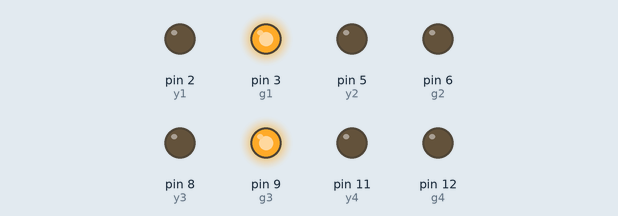
Bench run of a sketch on a simulated Arduino Uno, built with avr-gcc and run on an emulated ATmega328P. On the bench: output pins drawn as LEDs (lit = HIGH). Pins used as bus, display or sensor lines are not drawn.

Above: at 2.5 s.
At 5.5 s:
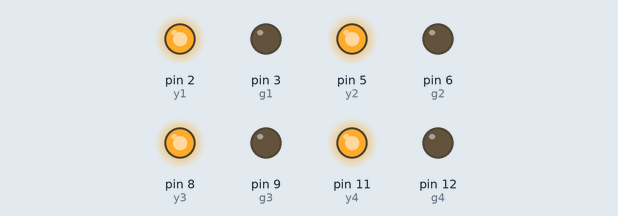
At 8.5 s:
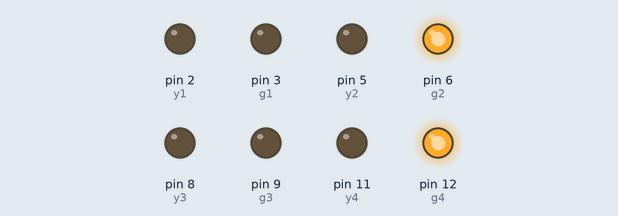
Timing chart, 0 to 15.6 s (numbered marks = the images above):
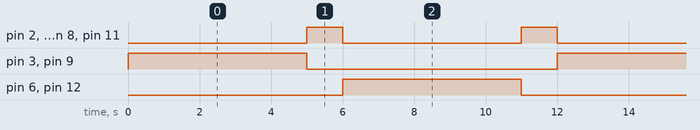

The sketch:

Traffic_Light_System_Code.ino
```cpp
int r1 = 1;
int y1 = 2;
int g1 = 3;
int r2 = 4;
int y2 = 5;
int g2 = 6;
int r3 = 7;
int y3 = 8;
int g3 = 9;
int r4 = 10;
int y4 = 11;
int g4 = 12;


void setup() {
pinMode (r1, OUTPUT);
pinMode (y1, OUTPUT);
pinMode (g1, OUTPUT);

pinMode (r2, OUTPUT);
pinMode (y2, OUTPUT);
pinMode (g2, OUTPUT);

pinMode (r3, OUTPUT);
pinMode (y3, OUTPUT);
pinMode (g3, OUTPUT);

pinMode (r4, OUTPUT);
pinMode (y4, OUTPUT);
pinMode (g4, OUTPUT);
}

void loop() {

digitalWrite(g1, HIGH);
digitalWrite(r2, HIGH);
digitalWrite(g3, HIGH);
digitalWrite(r4, HIGH);
delay(5000);

digitalWrite(g1, LOW);
digitalWrite(r2, LOW);
digitalWrite(g3, LOW);
digitalWrite(r4, LOW);

digitalWrite(y1, HIGH);
digitalWrite(y2, HIGH);
digitalWrite(y3, HIGH);
digitalWrite(y4, HIGH);
delay(1000);

digitalWrite(y1, LOW);
digitalWrite(y2, LOW);
digitalWrite(y3, LOW);
digitalWrite(y4, LOW);

digitalWrite(r1, HIGH);
digitalWrite(r3, HIGH);
digitalWrite(g2, HIGH);
digitalWrite(g4, HIGH);
delay(5000);

digitalWrite(g2, LOW);
digitalWrite(g4, LOW);
digitalWrite(r1, LOW);
digitalWrite(r3, LOW);

digitalWrite(y1, HIGH);
digitalWrite(y2, HIGH);
digitalWrite(y3, HIGH);
digitalWrite(y4, HIGH);
delay(1000);

digitalWrite(y2, LOW);
digitalWrite(y4, LOW);
digitalWrite(y3, LOW);
digitalWrite(y1, LOW);
}
```

Measured:
- by itself, pin 2 (y1), pin 5 (y2), pin 8 (y3), pin 11 (y4): alternates HIGH for 1.0 s and LOW for 5.0 s
- by itself, pin 3 (g1), pin 6 (g2), pin 9 (g3), pin 12 (g4): alternates HIGH for 5.0 s and LOW for 7.0 s
- by itself, everything shown: repeats every 12.0 s, in 5 steps
